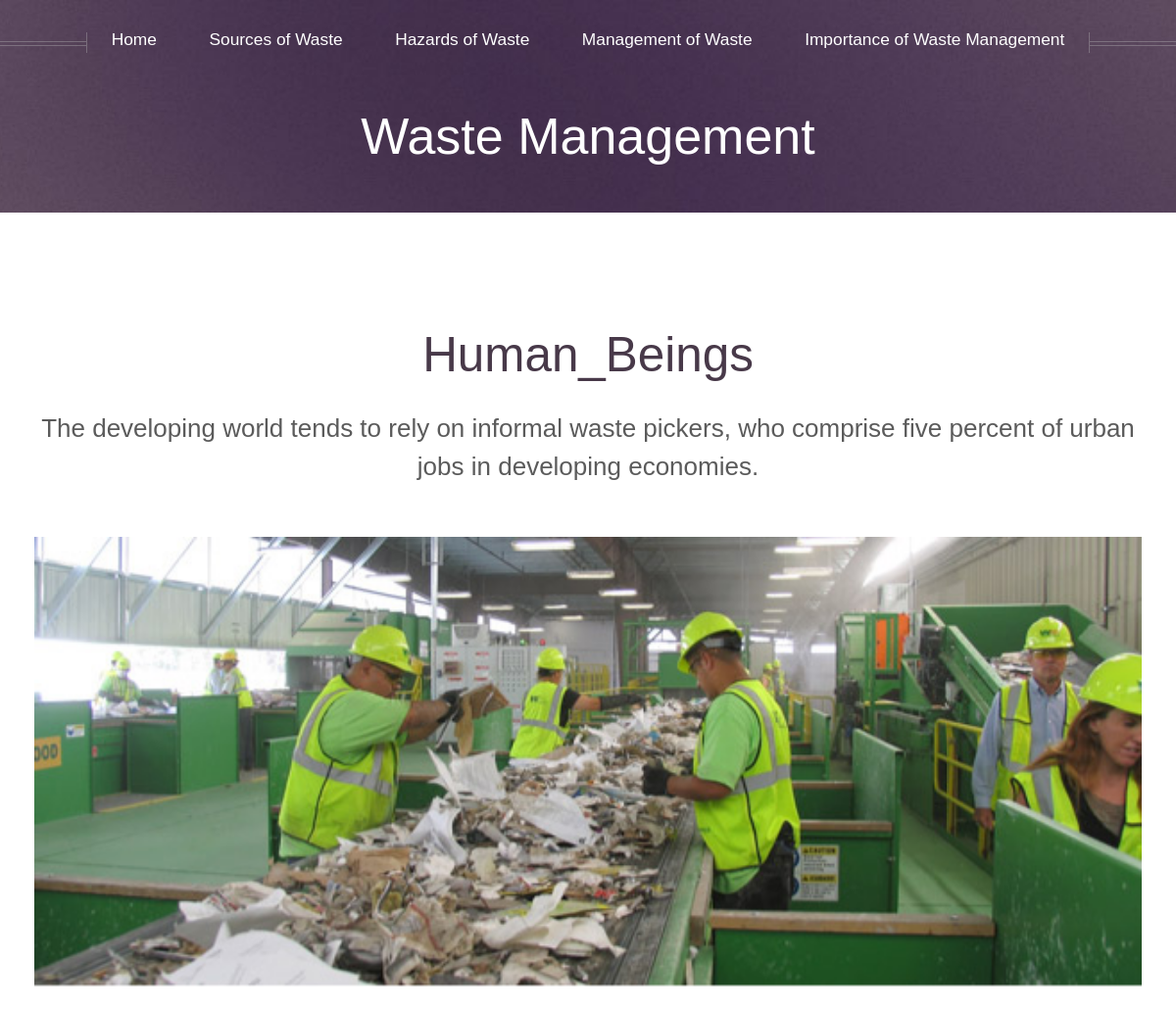
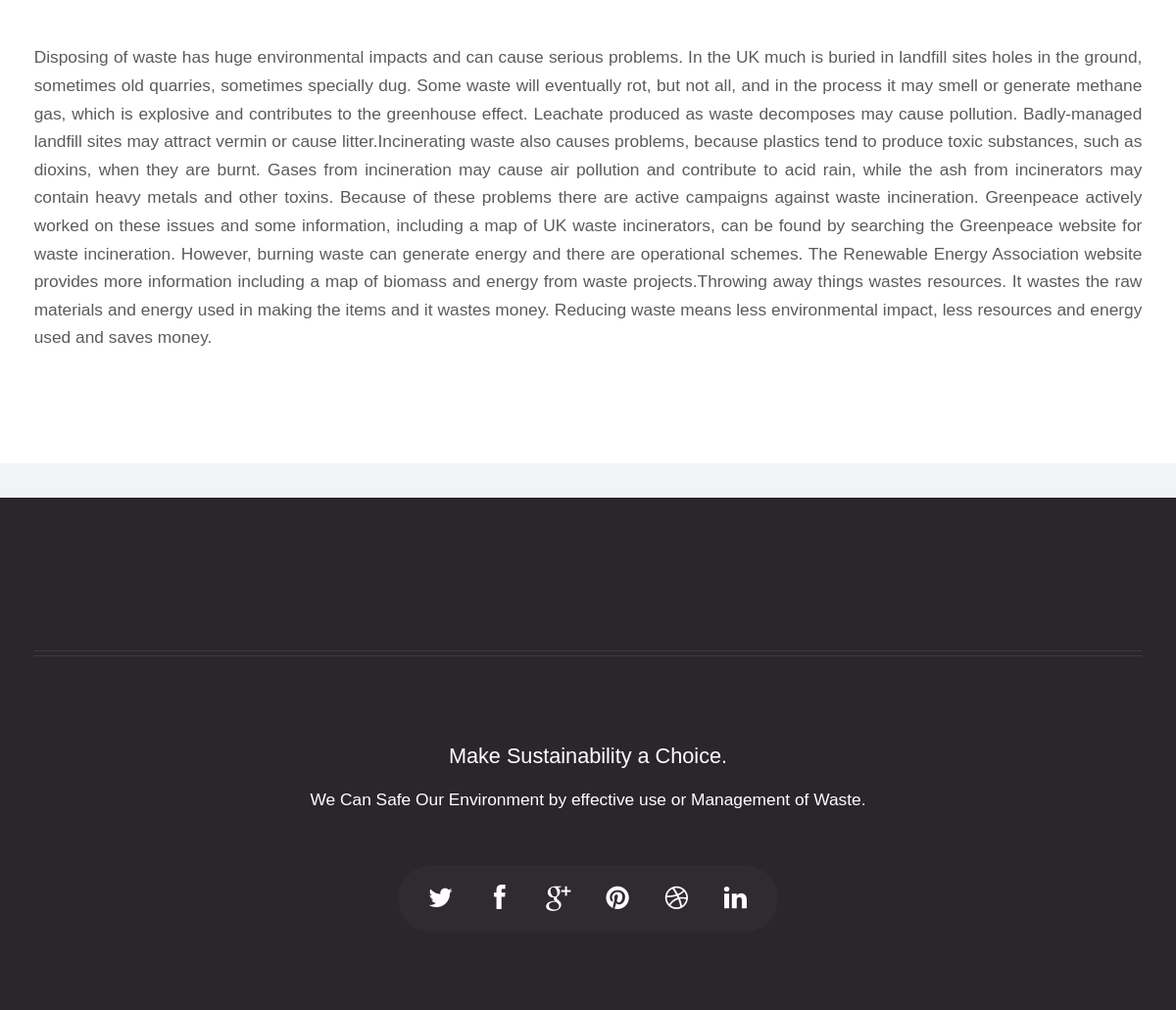
The page /submenu.php?p_id=3 on the database its author committed (2 pictures, top to bottom).
### tables this page shows
CREATE TABLE `tbl_content` (
  `content_id` int(10) NOT NULL,
  `content` text NOT NULL,
  `page_id` int(10) NOT NULL
);

CREATE TABLE `tbl_pages` (
  `page_id` int(10) NOT NULL,
  `page_name` text NOT NULL,
  `int_parent` int(10) NOT NULL
);

### submenu.php (the view, shortened to what this page needs)
<?php
	include_once("db/config.php");
	$page_title = '';
	$page_content = '';
	if(isset($_REQUEST["p_id"])){
		$page_id = $_REQUEST["p_id"];
		$query = "SELECT t1.page_name,t2.* FROM tbl_pages t1 INNER JOIN tbl_content t2 ON t1.page_id = $page_id and t1.page_id = t2.page_id";
		$result = $con->query($query);
		$row = mysqli_fetch_array($result);
		if($row != false){
			$page_title = $row["page_name"];
			$page_content = mysqli_real_escape_string($con,$row["content"]);
		}
	}
	else{
	}
?>
<!DOCTYPE HTML>
<html>
<head>
<?php include_once("files/script.php"); ?>
</head>
<body class="no-sidebar">
<div id="header">
  <div class="inner">
    <header>
      <h1><a href="index.php" id="logo">Waste Management</a></h1>
    </header>
  </div>
  <?php include_once("files/header.php"); ?>
</div>
<div class="wrapper style1">
  <div class="container">
    <div class="row">
      <div class="12u skel-cell-mainContent" id="content">
        <article id="main" class="special">
          <header>
            <h2><?php echo ucwords($page_title); ?></h2>
            <span class="byline"> The developing world tends to rely on informal waste pickers, who comprise five percent of urban jobs in developing economies. </span> </header>
          <a href="#" class="image featured"><img src="images/pic35.jpg" alt=""></a>
           <p><?php echo $page_content; ?></p>
      </div>
    </div>
  </div>
</div>
<div id="footer">
  <?php include_once("files/footer.php"); ?>
</div>
</body>
</html>

### css/style.css (style rules this page uses)
body { background: #f0f4f4; color: #5b5b5b; font-family: 'Source Sans Pro', sans-serif; font-weight: 300; }
body,input,textarea,select { font-size: 15pt; line-height: 1.85em; }
h1,h2,h3,h4,h5,h6 { font-weight: 400; color: #483949; line-height: 1.25em; }
h1 a, h2 a, h3 a, h4 a, h5 a, h6 a { color: inherit; text-decoration: none; border-bottom-color: transparent; }
h2 { font-size: 2.85em; }
.byline { display: block; font-size: 1.5em; margin-top: 1em; line-height: 1.5em; }
a { color: inherit; border-bottom: solid 1px rgba(128,128,128,0.15); text-decoration: none; -moz-transition: background-color 0.35s ease-in-out, color 0.35s ease-in-out, border-bottom-color 0.35s ease-in-out; -webkit-transition: background-color 0.35s ease-in-out, color 0.35s ease-in-out, border-bottom-color 0.35s ease-in-out; -o-transition: background-color 0.35s ease-in-out, color 0.35s ease-in-out, border-bottom-color 0.35s ease-in-out; -ms-transition: background-color 0.35s ease-in-out, color 0.35s ease-in-out, border-bottom-color 0.35s ease-in-out; transition: background-color 0.35s ease-in-out, color 0.35s ease-in-out, border-bottom-color 0.35s ease-in-out; }
p, ul, ol, dl, table { margin-bottom: 1em; }
p { text-align: justify; }
header { margin: 0 0 1em 0; }
header .byline { margin-bottom: 2em; }
section, article { margin-bottom: 3em; }
section > :last-child, article > :last-child { margin-bottom: 0; }
section:last-child, article:last-child { margin-bottom: 0; }
section.special > header, section.special > footer, article.special > header, article.special > footer { text-align: center; }
.image { position: relative; display: inline-block; border: 0; outline: 0; }
.image img { display: block; width: 100%; }
.image.featured { display: block; width: 100%; margin: 0 0 4em 0; }
.wrapper { background: #fff; margin: 0 0 2em 0; padding: 6em 0 6em 0; }
#header { position: relative; background-image: url('../images/header.jpg'); background-size: cover; background-position: center center; background-attachment: fixed; color: #fff; text-align: center; padding: 2.5em 0 2em 0; cursor: default; }
#header .inner { position: relative; z-index: 1; margin: 0; padding: 4em 0 0 0; }
#header h1 { color: #fff; font-size: 3em; line-height: 1em; }
#header h1 a { color: inherit; }
#header header { display: inline-block; }
#footer { position: relative; overflow: hidden; padding: 6em 0 6em 0; background: #2b252c; color: #fff; }

### css/style-wide.css (style rules this page uses)
body,input,textarea,select { font-size: 14pt; line-height: 1.75em; }

### css/style-normal.css (style rules this page uses)
.wrapper { padding-left: 2em; padding-right: 2em; }
#header .inner { padding-left: 2em; padding-right: 2em; }
#footer { padding-left: 2em; padding-right: 2em; }

### css/style-narrower.css (style rules this page uses)
body,input,textarea,select { font-size: 13pt; line-height: 1.65em; }
#footer { padding: 4em 2em 4em 2em; }

### rows shown on the page
tbl_content: page.page_name "Human_Beings", content "Disposing of waste has huge environmental impacts and can cause serious problems. In the UK much is buried in landfill sites holes in the ground, sometimes old quarries, sometimes specially dug. Some waste will eventually rot, but not all, and in the process it may smell or generate methane gas, which is explosive and contributes to the greenhouse effect. Leachate produced as waste decomposes may cause pollution. Badly-managed landfill sites may attract vermin or cause litter.Incinerating waste also causes problems, because plastics tend to produce toxic substances, such as dioxins, when they are burnt. Gases from incineration may cause air pollution and contribute to acid rain, while the…"
